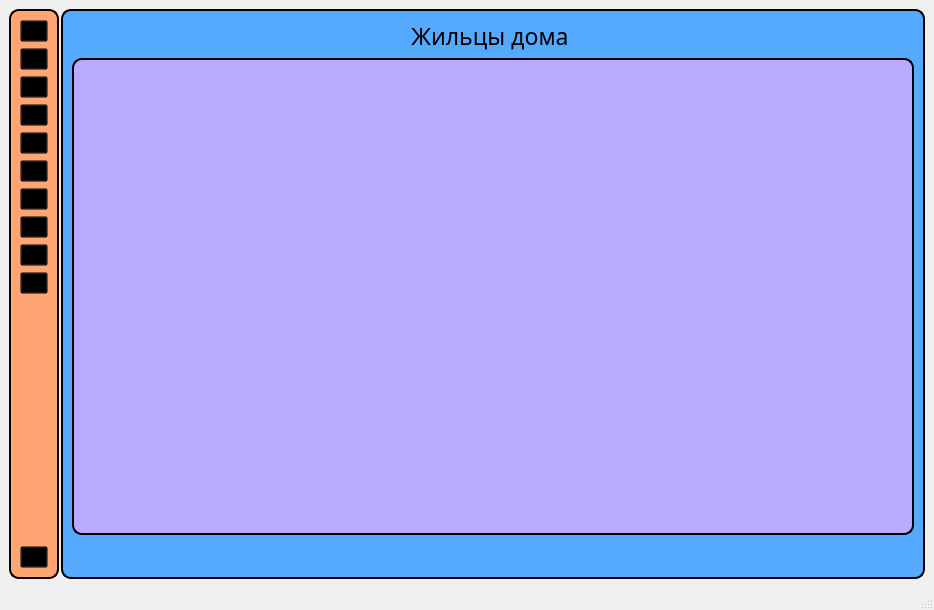
<?xml version="1.0" encoding="UTF-8"?>
<ui version="4.0">
 <class>MainWindow</class>
 <widget class="QMainWindow" name="MainWindow">
  <property name="geometry">
   <rect>
    <x>0</x>
    <y>0</y>
    <width>934</width>
    <height>610</height>
   </rect>
  </property>
  <property name="windowTitle">
   <string>Главное окно</string>
  </property>
  <widget class="QWidget" name="centralwidget">
   <layout class="QHBoxLayout" name="horizontalLayout_2">
    <item>
     <layout class="QHBoxLayout" name="horizontalLayout">
      <property name="spacing">
       <number>2</number>
      </property>
      <item>
       <widget class="QFrame" name="frame">
        <property name="sizePolicy">
         <sizepolicy hsizetype="Preferred" vsizetype="Preferred">
          <horstretch>0</horstretch>
          <verstretch>0</verstretch>
         </sizepolicy>
        </property>
        <property name="minimumSize">
         <size>
          <width>50</width>
          <height>350</height>
         </size>
        </property>
        <property name="maximumSize">
         <size>
          <width>50</width>
          <height>10000000</height>
         </size>
        </property>
        <property name="styleSheet">
         <string notr="true">QFrame{
background: #FFA573;
border: 2px solid black;
border-radius: 10px;
}

QPushButton{
background-color: transparent;
}

QPushButton:hover{
background-color: transparent;
border-radius: 10px;
margin-left: 5px;
}

QPushButton:pressed{
background-color: rgba(85, 170, 127, 105);
}</string>
        </property>
        <property name="frameShape">
         <enum>QFrame::StyledPanel</enum>
        </property>
        <property name="frameShadow">
         <enum>QFrame::Raised</enum>
        </property>
        <layout class="QVBoxLayout" name="verticalLayout_2">
         <item>
          <layout class="QVBoxLayout" name="verticalLayout">
           <item>
            <widget class="QPushButton" name="bttnCustomers">
             <property name="text">
              <string/>
             </property>
             <property name="icon">
              <iconset>
               <normaloff>../icons/customers.ico</normaloff>../icons/customers.ico</iconset>
             </property>
             <property name="iconSize">
              <size>
               <width>24</width>
               <height>24</height>
              </size>
             </property>
            </widget>
           </item>
           <item>
            <widget class="QPushButton" name="bttnStorage">
             <property name="text">
              <string/>
             </property>
             <property name="icon">
              <iconset>
               <normaloff>../icons/storage.ico</normaloff>../icons/storage.ico</iconset>
             </property>
             <property name="iconSize">
              <size>
               <width>24</width>
               <height>24</height>
              </size>
             </property>
            </widget>
           </item>
           <item>
            <widget class="QPushButton" name="bttnStatic">
             <property name="text">
              <string/>
             </property>
             <property name="icon">
              <iconset>
               <normaloff>../icons/statistic.ico</normaloff>../icons/statistic.ico</iconset>
             </property>
             <property name="iconSize">
              <size>
               <width>24</width>
               <height>24</height>
              </size>
             </property>
            </widget>
           </item>
           <item>
            <widget class="QPushButton" name="bttnJil">
             <property name="text">
              <string/>
             </property>
             <property name="icon">
              <iconset>
               <normaloff>../icons/jil.ico</normaloff>../icons/jil.ico</iconset>
             </property>
             <property name="iconSize">
              <size>
               <width>24</width>
               <height>24</height>
              </size>
             </property>
            </widget>
           </item>
           <item>
            <widget class="QPushButton" name="bttnObj">
             <property name="text">
              <string/>
             </property>
             <property name="icon">
              <iconset>
               <normaloff>../icons/obj.ico</normaloff>../icons/obj.ico</iconset>
             </property>
             <property name="iconSize">
              <size>
               <width>24</width>
               <height>24</height>
              </size>
             </property>
            </widget>
           </item>
           <item>
            <widget class="QPushButton" name="bttnSyroi">
             <property name="text">
              <string/>
             </property>
             <property name="icon">
              <iconset>
               <normaloff>../icons/syroi.ico</normaloff>../icons/syroi.ico</iconset>
             </property>
             <property name="iconSize">
              <size>
               <width>24</width>
               <height>24</height>
              </size>
             </property>
            </widget>
           </item>
           <item>
            <widget class="QPushButton" name="bttnDebtors">
             <property name="text">
              <string/>
             </property>
             <property name="icon">
              <iconset>
               <normaloff>../icons/debtors.ico</normaloff>../icons/debtors.ico</iconset>
             </property>
             <property name="iconSize">
              <size>
               <width>24</width>
               <height>24</height>
              </size>
             </property>
            </widget>
           </item>
           <item>
            <widget class="QPushButton" name="bttnRequests">
             <property name="text">
              <string/>
             </property>
             <property name="icon">
              <iconset>
               <normaloff>../icons/requests.ico</normaloff>../icons/requests.ico</iconset>
             </property>
             <property name="iconSize">
              <size>
               <width>24</width>
               <height>24</height>
              </size>
             </property>
            </widget>
           </item>
           <item>
            <widget class="QPushButton" name="bttnClient">
             <property name="text">
              <string/>
             </property>
             <property name="icon">
              <iconset>
               <normaloff>../icons/client.ico</normaloff>../icons/client.ico</iconset>
             </property>
             <property name="iconSize">
              <size>
               <width>24</width>
               <height>24</height>
              </size>
             </property>
            </widget>
           </item>
           <item>
            <widget class="QPushButton" name="bttnSearch">
             <property name="text">
              <string/>
             </property>
             <property name="icon">
              <iconset>
               <normaloff>../icons/search.ico</normaloff>../icons/search.ico</iconset>
             </property>
             <property name="iconSize">
              <size>
               <width>24</width>
               <height>24</height>
              </size>
             </property>
            </widget>
           </item>
           <item>
            <spacer name="verticalSpacer">
             <property name="orientation">
              <enum>Qt::Vertical</enum>
             </property>
             <property name="sizeHint" stdset="0">
              <size>
               <width>20</width>
               <height>40</height>
              </size>
             </property>
            </spacer>
           </item>
           <item>
            <widget class="QPushButton" name="bttnExit">
             <property name="text">
              <string/>
             </property>
             <property name="icon">
              <iconset>
               <normaloff>../icons/exit.ico</normaloff>../icons/exit.ico</iconset>
             </property>
             <property name="iconSize">
              <size>
               <width>24</width>
               <height>24</height>
              </size>
             </property>
            </widget>
           </item>
          </layout>
         </item>
        </layout>
       </widget>
      </item>
      <item>
       <widget class="QStackedWidget" name="stackedWidget">
        <property name="minimumSize">
         <size>
          <width>500</width>
          <height>350</height>
         </size>
        </property>
        <property name="styleSheet">
         <string notr="true">QStackedWidget{
background-color: rgb(85, 170, 255);
border: 2px solid black;
border-radius: 10px;
}

QTableWidget{
background-color: rgba(255, 170, 255, 150);
border: 2px solid black;
border-radius: 10px;
}

QPushButton{
background-color: transparent;
border-radius: 10px;
}

QPushButton:hover{
background-color: rgba(85, 170, 127, 155);
border-radius: 10px;
margin: 1px;
}

QPushButton:pressed{
background-color: rgba(85, 170, 127, 205);
}</string>
        </property>
        <widget class="QWidget" name="page">
         <layout class="QVBoxLayout" name="verticalLayout_4">
          <item>
           <layout class="QVBoxLayout" name="verticalLayout_3">
            <item>
             <widget class="QLabel" name="label_3">
              <property name="font">
               <font>
                <family>Droid Serif</family>
                <pointsize>17</pointsize>
                <weight>50</weight>
                <italic>false</italic>
                <bold>false</bold>
               </font>
              </property>
              <property name="layoutDirection">
               <enum>Qt::LeftToRight</enum>
              </property>
              <property name="text">
               <string>Жильцы дома </string>
              </property>
              <property name="alignment">
               <set>Qt::AlignCenter</set>
              </property>
             </widget>
            </item>
            <item>
             <widget class="QTableWidget" name="tableWidget">
              <property name="font">
               <font>
                <pointsize>14</pointsize>
               </font>
              </property>
              <property name="midLineWidth">
               <number>1</number>
              </property>
              <property name="sizeAdjustPolicy">
               <enum>QAbstractScrollArea::AdjustToContents</enum>
              </property>
              <property name="autoScroll">
               <bool>true</bool>
              </property>
              <property name="verticalScrollMode">
               <enum>QAbstractItemView::ScrollPerPixel</enum>
              </property>
              <property name="horizontalScrollMode">
               <enum>QAbstractItemView::ScrollPerPixel</enum>
              </property>
              <attribute name="horizontalHeaderVisible">
               <bool>true</bool>
              </attribute>
              <attribute name="horizontalHeaderCascadingSectionResizes">
               <bool>false</bool>
              </attribute>
              <attribute name="horizontalHeaderHighlightSections">
               <bool>true</bool>
              </attribute>
              <attribute name="verticalHeaderVisible">
               <bool>false</bool>
              </attribute>
              <attribute name="verticalHeaderCascadingSectionResizes">
               <bool>false</bool>
              </attribute>
              <attribute name="verticalHeaderHighlightSections">
               <bool>true</bool>
              </attribute>
              <row>
               <property name="text">
                <string>New Row</string>
               </property>
              </row>
              <row>
               <property name="text">
                <string>New Row</string>
               </property>
              </row>
             </widget>
            </item>
            <item>
             <layout class="QHBoxLayout" name="horizontalLayout_3">
              <item>
               <spacer name="horizontalSpacer">
                <property name="orientation">
                 <enum>Qt::Horizontal</enum>
                </property>
                <property name="sizeHint" stdset="0">
                 <size>
                  <width>40</width>
                  <height>20</height>
                 </size>
                </property>
               </spacer>
              </item>
              <item>
               <widget class="QPushButton" name="bttnDel">
                <property name="font">
                 <font>
                  <family>Droid Serif</family>
                  <pointsize>14</pointsize>
                  <italic>false</italic>
                 </font>
                </property>
                <property name="text">
                 <string/>
                </property>
                <property name="icon">
                 <iconset>
                  <normaloff>../icons/del.ico</normaloff>../icons/del.ico</iconset>
                </property>
                <property name="iconSize">
                 <size>
                  <width>24</width>
                  <height>24</height>
                 </size>
                </property>
               </widget>
              </item>
              <item>
               <widget class="QPushButton" name="bttnChange">
                <property name="font">
                 <font>
                  <family>Droid Serif</family>
                  <pointsize>14</pointsize>
                  <italic>false</italic>
                 </font>
                </property>
                <property name="text">
                 <string/>
                </property>
                <property name="icon">
                 <iconset>
                  <normaloff>../icons/change.ico</normaloff>../icons/change.ico</iconset>
                </property>
                <property name="iconSize">
                 <size>
                  <width>24</width>
                  <height>24</height>
                 </size>
                </property>
               </widget>
              </item>
              <item>
               <widget class="QPushButton" name="bttnAdd">
                <property name="font">
                 <font>
                  <family>Droid Serif</family>
                  <pointsize>14</pointsize>
                  <italic>false</italic>
                 </font>
                </property>
                <property name="text">
                 <string/>
                </property>
                <property name="icon">
                 <iconset>
                  <normaloff>../icons/add.ico</normaloff>../icons/add.ico</iconset>
                </property>
                <property name="iconSize">
                 <size>
                  <width>24</width>
                  <height>24</height>
                 </size>
                </property>
               </widget>
              </item>
             </layout>
            </item>
           </layout>
          </item>
         </layout>
        </widget>
        <widget class="QWidget" name="page_2"/>
       </widget>
      </item>
     </layout>
    </item>
   </layout>
  </widget>
  <widget class="QMenuBar" name="menubar">
   <property name="geometry">
    <rect>
     <x>0</x>
     <y>0</y>
     <width>934</width>
     <height>21</height>
    </rect>
   </property>
  </widget>
  <widget class="QStatusBar" name="statusbar"/>
 </widget>
 <resources/>
 <connections/>
</ui>
